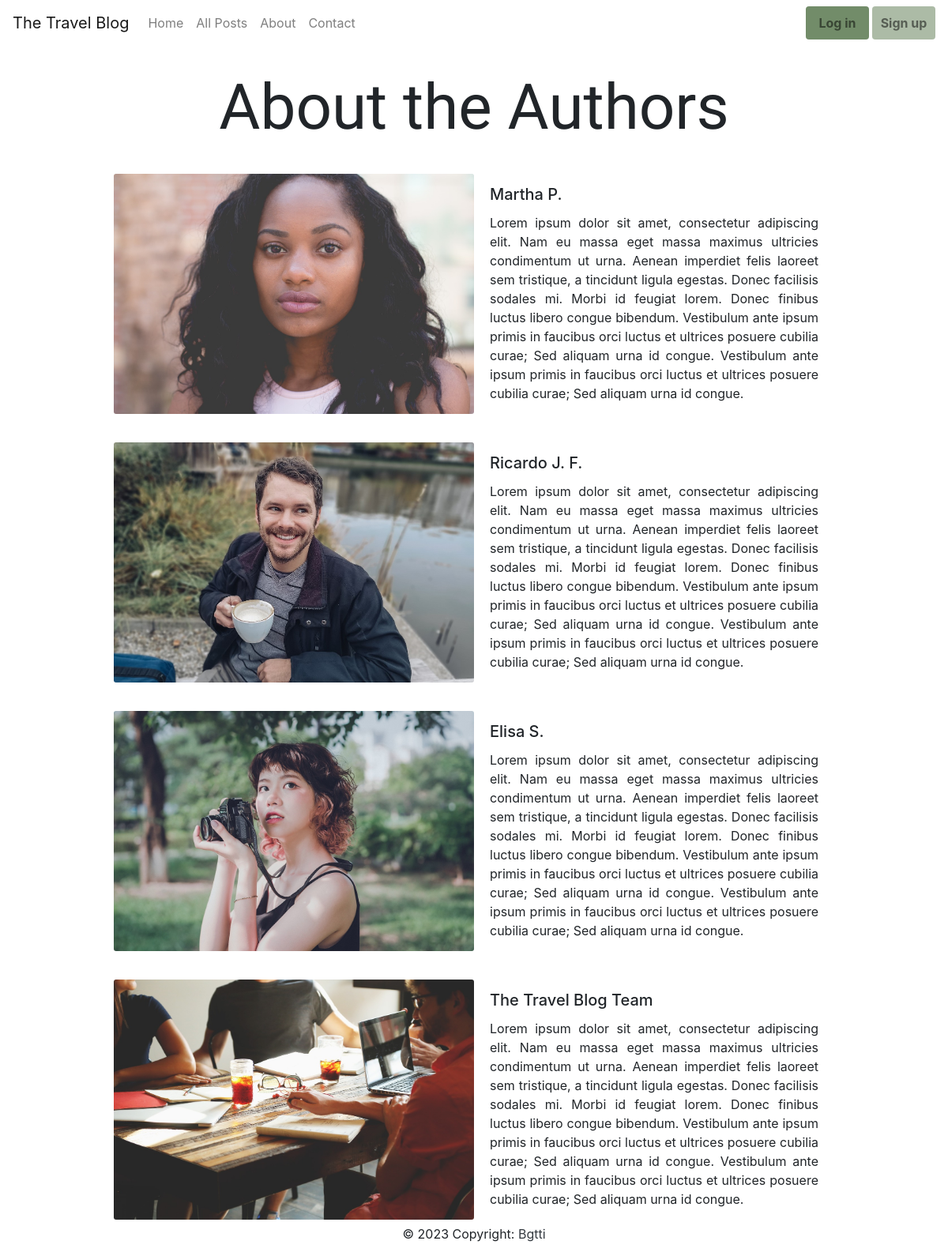
The page /about/ on the database its author committed.
### app/models/user.py (models this page shows, shortened)
class Blog_User(UserMixin, db.Model):
    __tablename__ = "blog_user"
    id = db.Column(db.Integer, primary_key=True)
    name = db.Column(db.String(200), nullable=False, unique=True)
    email = db.Column(db.String(200), nullable=False, unique=True)
    password = db.Column(db.String(200), nullable=False)
    date_created = db.Column(db.DateTime, default=datetime.utcnow)
    about = db.Column(db.String(385), default="")
    picture = db.Column(
        db.String(), default="Picture_default.jpg")
    type = db.Column(db.String(100), nullable=False, default="user")
    blocked = db.Column(db.String(5), default="FALSE")
    admin_notes = db.Column(db.Text)
    posts = db.relationship('Blog_Posts', backref='author')
    comments = db.relationship('Blog_Comments', backref='user')
    replies = db.relationship('Blog_Replies', backref='user')
    likes = db.relationship('Blog_Likes', backref='user')
    bookmarks = db.relationship('Blog_Bookmarks', backref='user')

### app/website/routes.py (the view)
@website.route("/about/")
def about():
    authors_all = db.session.query(Blog_User).filter(
        Blog_User.blocked == "FALSE", Blog_User.type == "author",
        ).order_by(desc(Blog_User.id)).limit(25)
    return render_template('website/about.html', authors_all=authors_all, logged_in=current_user.is_authenticated)

### app/templates/website/about.html (shortened to what this page needs)
{% extends "base.html" %}
{% block content %}
    <h1 class="ALL-special-font ALL-h1 text-center">About the Authors</h1>
    {% for author in authors_all: %}
    <section class="container-fluid mt-4">
        <div class="row justify-content-center">
            <div class="row no-gutters" style="width: 57rem;">
                <div class="col-md-6 card-img ALL-picture ">
                    <img src="{{ url_for('static', filename='Pictures_Users/'+author.picture) }}" class="card-img "
                        alt="author">
                </div>
                <div class="col-md-6">
                    <div class="card-body">
                        <h5 class="card-title">{{ author.name }}</h5>
                        <p class="card-text text-justify">{{ author.about }}</p>
                    </div>
                </div>
            </div>
        </div>
    </section>
    {% endfor %}
{% endblock %}

### app/static/CSS/styles.css (style rules this page uses)
html, body { overflow-x: hidden; }
.HOME-special-font, .ALL-special-font { font-family: 'La Belle Aurore', cursive; }
.ALL-h1 { margin: 30px; font-size: 3em; }
@media screen and (min-width: 600px) { .ALL-h1 { font-size: 5em; } }
.ALL-picture { display: flex; align-items: center; justify-content: center; }

### rows shown on the page
Blog_User: picture (picture), name "Martha P.", about "Lorem ipsum dolor sit amet, consectetur adipiscing elit. Nam eu massa eget massa maximus ultricies condimentum ut urna. Aenean imperdiet felis laoreet sem tristique, a tincidunt ligula egestas. Donec facilisis sodales mi. Morbi id feugiat lorem. Donec finibus luctus libero congue bibendum. Vestibulum ante ipsum primis in faucibus orci luctus et ultrices posuere cubilia curae; Sed aliquam urna id congue. Vestibulum ante ipsum primis in faucibus orci luctus et ultrices posuere cubilia curae; Sed aliquam urna id congue."
Blog_User: picture (picture), name "Ricardo J. F.", about "Lorem ipsum dolor sit amet, consectetur adipiscing elit. Nam eu massa eget massa maximus ultricies condimentum ut urna. Aenean imperdiet felis laoreet sem tristique, a tincidunt ligula egestas. Donec facilisis sodales mi. Morbi id feugiat lorem. Donec finibus luctus libero congue bibendum. Vestibulum ante ipsum primis in faucibus orci luctus et ultrices posuere cubilia curae; Sed aliquam urna id congue. Vestibulum ante ipsum primis in faucibus orci luctus et ultrices posuere cubilia curae; Sed aliquam urna id congue."
Blog_User: picture (picture), name "Elisa S.", about "Lorem ipsum dolor sit amet, consectetur adipiscing elit. Nam eu massa eget massa maximus ultricies condimentum ut urna. Aenean imperdiet felis laoreet sem tristique, a tincidunt ligula egestas. Donec facilisis sodales mi. Morbi id feugiat lorem. Donec finibus luctus libero congue bibendum. Vestibulum ante ipsum primis in faucibus orci luctus et ultrices posuere cubilia curae; Sed aliquam urna id congue. Vestibulum ante ipsum primis in faucibus orci luctus et ultrices posuere cubilia curae; Sed aliquam urna id congue."
Blog_User: picture (placeholder picture), name "The Travel Blog Team", about "Lorem ipsum dolor sit amet, consectetur adipiscing elit. Nam eu massa eget massa maximus ultricies condimentum ut urna. Aenean imperdiet felis laoreet sem tristique, a tincidunt ligula egestas. Donec facilisis sodales mi. Morbi id feugiat lorem. Donec finibus luctus libero congue bibendum. Vestibulum ante ipsum primis in faucibus orci luctus et ultrices posuere cubilia curae; Sed aliquam urna id congue. Vestibulum ante ipsum primis in faucibus orci luctus et ultrices posuere cubilia curae; Sed aliquam urna id congue."
